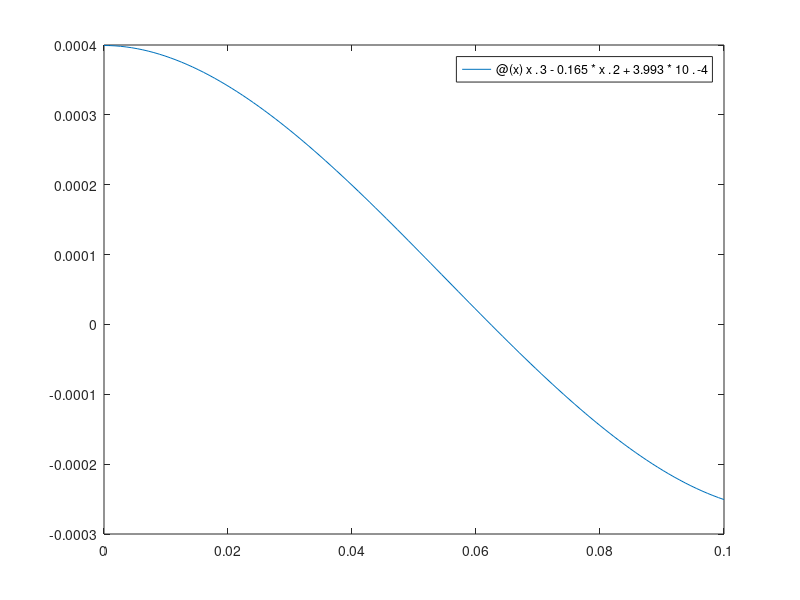

The MATLAB script that drew this image:
clc;
#f = @(x)2.5*x.^2 - 3 * x + 0.5;
#fplot(f,[0,2]);
#grid;
f = @(x)x.^3-0.165 * x .^2 + 3.993 * 10.^-4;
fplot(f,[0, 0.1]);
xl = 0;
xu = 0.11;
fxl = f(xl);
fxu = f(xu);

if fxl * fxu > 0
  printf("Root doesn't exist between %f %f", xl, xu);
  return;
endif
cnt = 0;
maxcnt = 20;
es = 0.00001;
oldxm = 0;

while 1
  cnt = cnt + 1;
  fxl = f(xl);
  fxu = f(xu);
  xm = ((xu * fxl) - (xl * fxu)) / (fxl - fxu);
  fxm = f(xm);
  ea = (xm - oldxm) / xm;
  err(cnt) = ea;
  printf("%f %f %f %f %d\n", xl, xu, xm, ea, cnt);
  if fxm == 0
    printf("Root exists at %f after %d iteration", xm, cnt);
    break;
  elseif ea < es
    printf("Root exists at %f after %d iteration with minimized error", xm, cnt);
    break;
  endif
  if fxl * fxm > 0
    xl = xm;
  else
    xu = xm;
  endif
  if cnt > maxcnt
    break;
  endif
endwhile

#plot(err);
